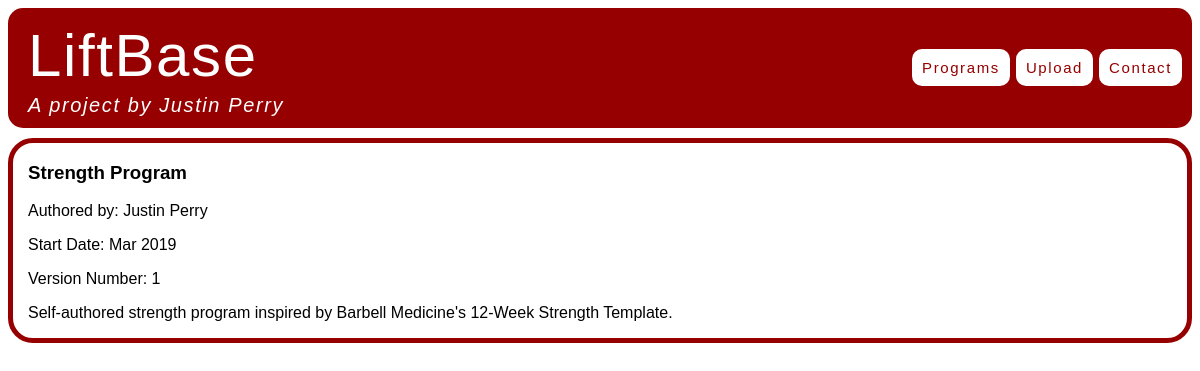
Before: /programs/1/ with the older database file.
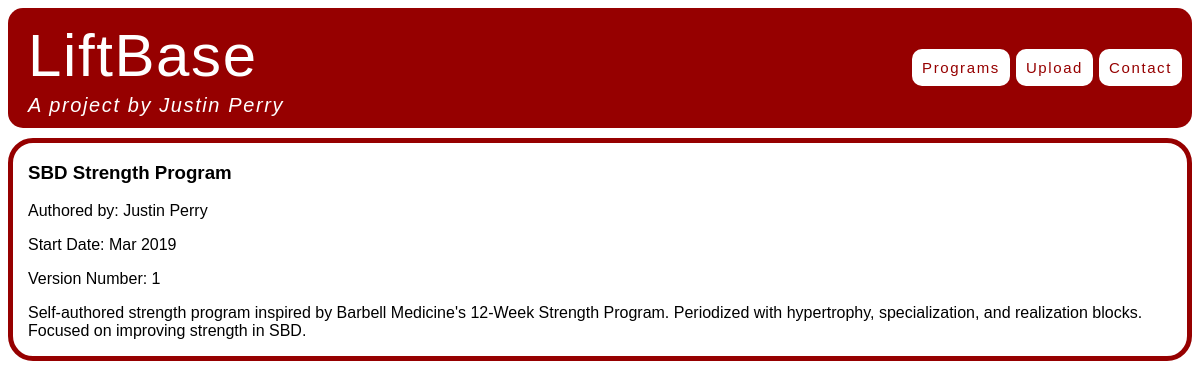
After: the same page with the newer database file.
### programs/models.py (models this page shows)
class Program(models.Model):
    username = models.CharField(max_length=25)
    program = models.CharField(max_length=50)
    version = models.IntegerField(blank=True, null=True)
    description = models.TextField()
    date = models.DateTimeField(blank=True, null=True)

### programs/views.py (the view)
# urls.py: re_path(r'^programs/(\d+)/$', views.program_detail, name='program_detail'),
def program_detail(request, id):
    try:
        program = Program.objects.get(id=id)
    except Program.DoesNotExist:
        raise Http404('Program not found.')
    return render(request, 'program_detail.html', {'program': program})

### programs/templates/program_detail.html
{% extends "base.html" %}
{% block content %}
<div class="program_page">
    <h3>{{ program.program }}</h3>
    <p>Authored by: {{ program.username }}</p>
    {% if program.date %}
    <p>Start Date: {{ program.date|date:"M Y" }}</p>
    {% endif %}
    {% if program.version %}
    <p>Version Number: {{ program.version }}</p>
    {% endif %}
    <p>{{ program.description }}</p>
</div>
{% endblock %}

Changed rows visible on the page:
changed Program "Justin Perry": program "Strength Program" → "SBD Strength Program"; description "Self-authored strength program inspired by Barbell Medicine's 12-Week Strength Template." → "…Barbell Medicine's 12-Week Strength Program. Periodized with hypertrophy, specialization, and realization blocks. Focused on improving strength in SBD."
